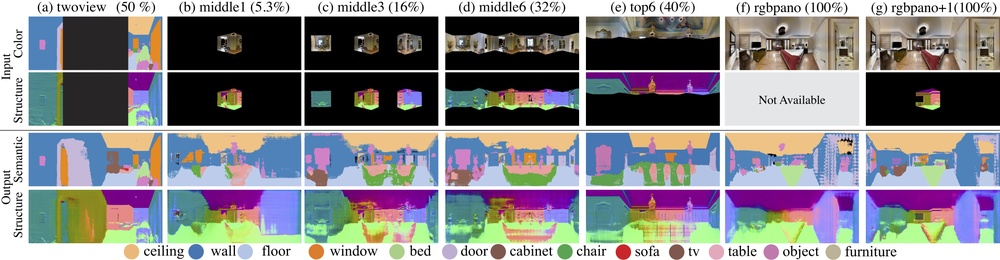
%> input picture image/camera_config_image.jpg, 1000 x 260 px, shrunk from 9957 x 2592 before the run
$ octave --eval "result = autoCropImage('../../image/camera_config_image.jpg');"   (GNU Octave 9; MATLAB toolbox functions it lacks are replaced by stand-ins)
%> lines starting %> are read from the running program, lines starting %| are printed output that depends on the picture; in (x1, y1, x2, y2) boxes, pixels count from 0 and x2, y2 are one past the last pixel; in counts of white or black regions, pixels touching at a corner belong together; the program's own positions count from 1
function image = autoCropImage(image)
%> called with image = '../../image/camera_config_image.jpg'
% input an image
% output an image with white space removed
% assuming the top left pixel is the background color that you don't want
if ischar(image)
    imagename = image;
    image = im2double(imread(image));
else
    imagename = [];
end

mask = mean(image,3);
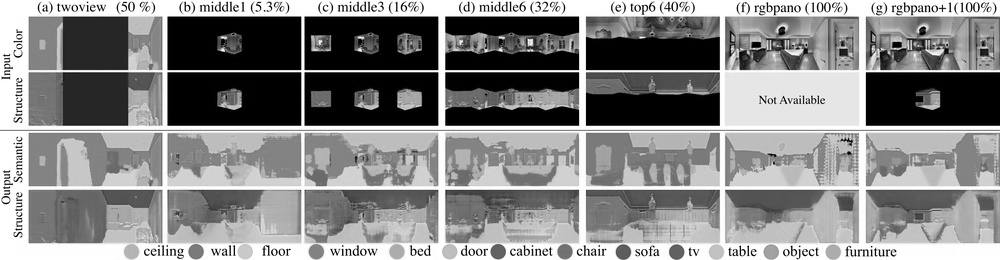
%> mask: size 260x1000 double; min 0, max 1, mean 0.531
mask = mask == mask(1,1);
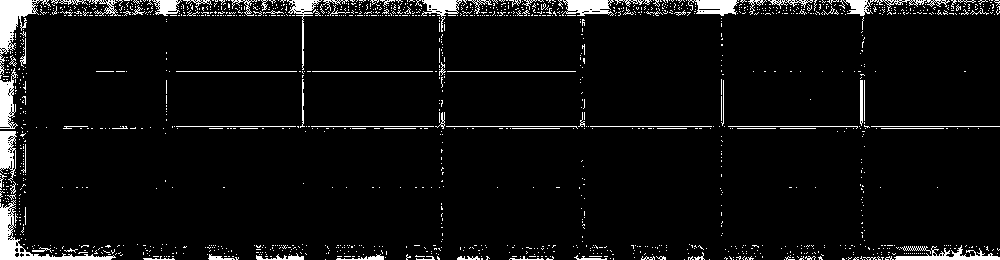
%> mask: size 260x1000 logical; 5.7% white; 1508 white regions (1425 under 20 px), largest, box (x1, y1, x2, y2) and area: (0, 200, 116, 260) 1226, (0, 0, 51, 75) 1170, (0, 68, 18, 129) 626
isGood1 = find(any(~mask,1));
%> isGood1 = 1000 values from 1 to 1000
isGood2 = find(any(~mask,2));
%> isGood2 = 260 values from 1 to 260
image = image(min(isGood2):max(isGood2),min(isGood1):max(isGood1), :);

if ~isempty(imagename)
   imwrite(image,imagename)
end

$ run again, on image/teaser.jpg
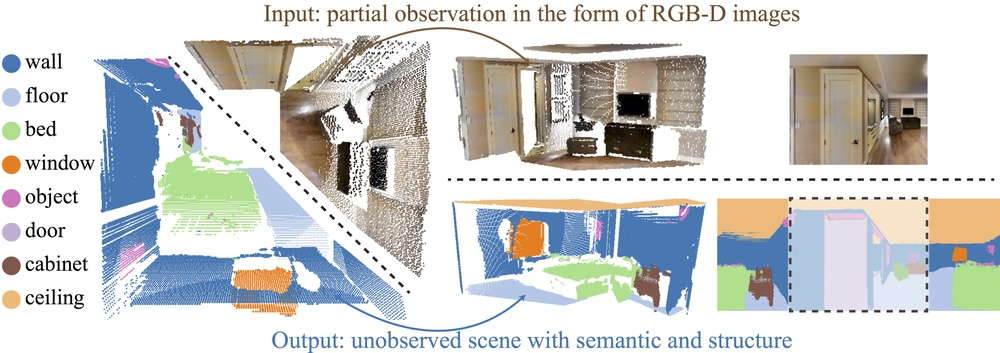
%> input picture image/teaser.jpg, 1000 x 353 px, shrunk from 4111 x 1450 before the run
%> in autoCropImage, `mask = mean(image,3);`:
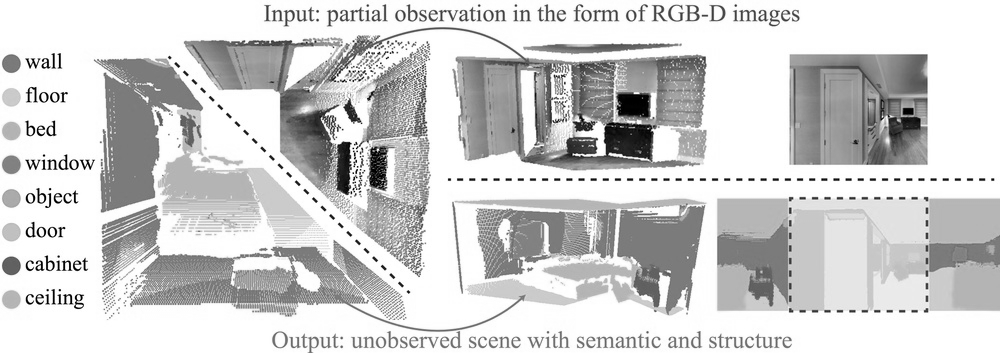
%> mask: size 353x1000 double; min 0, max 1, mean 0.813
%> in autoCropImage, `mask = mask == mask(1,1);`:
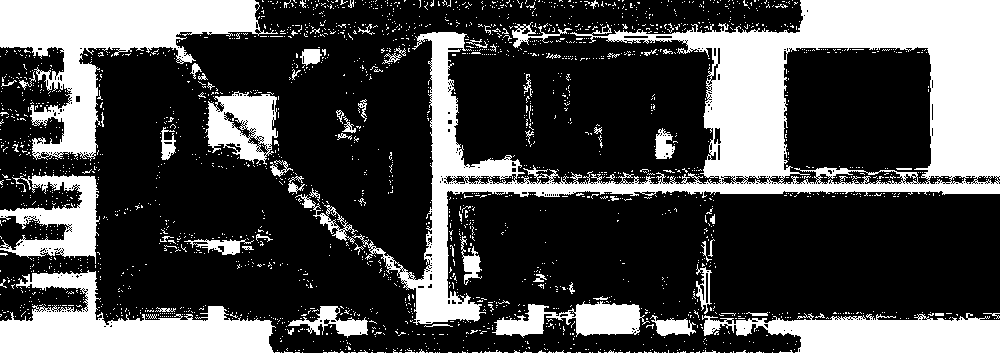
%> mask: size 353x1000 logical; 29.9% white; 2320 white regions (2242 under 20 px), largest, box (x1, y1, x2, y2) and area: (352, 0, 1000, 325) 47024, (0, 0, 278, 161) 15810, (0, 270, 276, 353) 11276
%> isGood1 = 1000 values from 1 to 1000
%> isGood2 = 353 values from 1 to 353
